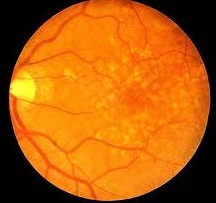
%> input picture 1.jpg, 216 x 203 px
$ octave mainm.m   (GNU Octave 9; MATLAB toolbox functions it lacks are replaced by stand-ins)
%> lines starting %> are read from the running program, lines starting %| are printed output that depends on the picture; in (x1, y1, x2, y2) boxes, pixels count from 0 and x2, y2 are one past the last pixel; in counts of white or black regions, pixels touching at a corner belong together; the program's own positions count from 1
### sift.m

function [imgtemp5, Map]=sift(img)
[~,~,ColorChannel] = size(img);
if ColorChannel > 1
    img = rgb2gray(img);
end
img = double(img)/255;
ScaleSpaceNum = 3; % number of scale space intervals
SigmaOrigin = 2^0.5; % default sigma
ScaleFactor = 2^(1/ScaleSpaceNum);
StackNum = ScaleSpaceNum + 3; % number of stacks = number of scale space intervals + 3
OctaveNum = 3;
GaussianFilterSize = 21;
OctaveImage = {OctaveNum,StackNum}; % save the Gaussian-filtered results of image
OctaveImageDiff = {OctaveNum,StackNum-1}; % save the Difference of Gaussian-filtered results of image


% Gaussian Convolution of Images in Each Octave
ImgOctave = cell(OctaveNum,1);
for Octave = 1:OctaveNum
    Sigma = SigmaOrigin * 2^(Octave-1); % when up to a new octave, double the sigma
    ImgOctave{Octave} = imresize(img, 2^(-(Octave-1)));
    for s = 1:StackNum
        SigmaScale = Sigma * ScaleFactor^(s-2);
        % calculate Guassian kernel
        GaussianFilter = fspecial('gaussian',[GaussianFilterSize,GaussianFilterSize],SigmaScale);
        % do convolution with Gassian kernel
        OctaveImage{Octave,s} = imfilter(ImgOctave{Octave}, GaussianFilter,'symmetric');
    end
end
% calculate difference of Gaussian (in original paper eq.1)
for Octave = 1:OctaveNum
    for s = 1:StackNum-1
        OctaveImageDiff{Octave,s} = OctaveImage{Octave,s+1} - OctaveImage{Octave,s};
    end
end
% Find the local minima and maxima between stacks
DiffMinMaxMap = cell(OctaveNum,StackNum-3);
for Octave = 1:OctaveNum
    for s = 2:size(OctaveImageDiff,2)-1
        CompareDiffImg = zeros(size(OctaveImage{Octave,1},1)-2,size(OctaveImage{Octave,1},2)-2,27);
        indx = 0; % 3rd dimension indx for CompareDiffImg
        for s2 = s-1:s+1
            for k = 1:9
                [i,j] = ind2sub([3,3],k);
                CompareDiffImg(:,:,indx+k) = OctaveImageDiff{Octave,s2}(i:end-3+i,j:end-3+j);
            end
            indx = indx + 9;
        end
        [~,MinMap] = min(CompareDiffImg,[],3);
        MinMap = (MinMap == 14);
        [~,MaxMap] = max(CompareDiffImg,[],3);
        MaxMap = (MaxMap == 14);
        DiffMinMaxMap{Octave,s-1} = MinMap + MaxMap; % the center indx is 9 + 5 = 14
    end
end

% Accurate keypoint localization
UnstableExtremaThreshold = 0.03; % set the threshold as 0.03 (the same as the original paper)
DiffMinMaxMapAccurate = DiffMinMaxMap;
for Octave = 1:OctaveNum
    Sigma = SigmaOrigin * 2^(Octave-1);
    for DiffMinMaxMapIndx = 1:size(DiffMinMaxMap,2)
        Map = DiffMinMaxMap{Octave,DiffMinMaxMapIndx};
        SSCindx = find(Map); % Scale-Space-Corner Index
        if isempty(SSCindx)
            continue;
        end
        for ssc = 1:length(SSCindx)
            [Row,Col] = ind2sub([size(Map,1),size(Map,2)], SSCindx(ssc));
            if (Row <= 1) || (Row >= size(Map,1)) || (Col <= 1) || (Col >= size(Map,2))
                DiffMinMaxMapAccurate{Octave,DiffMinMaxMapIndx}(Row,Col) = 0; % discard out of matrix boundary
                continue;
            end
            RowDiff = OctaveImageDiff{Octave,DiffMinMaxMapIndx+1}(Row+1,Col) - OctaveImageDiff{Octave,DiffMinMaxMapIndx+1}(Row-1,Col);
            ColDiff = OctaveImageDiff{Octave,DiffMinMaxMapIndx+1}(Row,Col+1) - OctaveImageDiff{Octave,DiffMinMaxMapIndx+1}(Row,Col-1);
            ScaleDiff = OctaveImageDiff{Octave,DiffMinMaxMapIndx+2}(Row,Col) - OctaveImageDiff{Octave,DiffMinMaxMapIndx}(Row,Col);
            offset = [2; 2; Sigma * ScaleFactor^(DiffMinMaxMapIndx) - Sigma * ScaleFactor^(DiffMinMaxMapIndx-2)];
            DxHat = OctaveImageDiff{Octave,DiffMinMaxMapIndx+1}(Row,Col) + 0.5 * ([RowDiff,ColDiff,ScaleDiff] * offset);
            if abs(DxHat) < UnstableExtremaThreshold
                DiffMinMaxMapAccurate{Octave,DiffMinMaxMapIndx}(Row,Col) = 0; % discard unstable extrema
            end
        end
    end
end
% Eliminating edge responses
gamma = 10; % set the threshold gamma as 10 (the same as the original paper)
DetermineThreshold = (gamma + 1)^2 / gamma;
DiffMinMaxMapNoEdge = DiffMinMaxMapAccurate;
for Octave = 1:OctaveNum
    for DiffMinMaxMapIndx = 1:size(DiffMinMaxMap,2)
        Map = DiffMinMaxMapAccurate{Octave,DiffMinMaxMapIndx};
        SSCindx = find(Map); % Scale-Space-Corner Index
        if isempty(SSCindx)
            continue;
        end
        for ssc = 1:length(SSCindx)
            [Row,Col] = ind2sub([size(Map,1),size(Map,2)], SSCindx(ssc));
            if (Row <= 1) || (Row >= size(Map,1)) || (Col <= 1) || (Col >= size(Map,2))
                DiffMinMaxMapNoEdge{Octave,DiffMinMaxMapIndx}(Row,Col) = 0; % discard out of matrix boundary
                continue;
            end
            Dyy = OctaveImageDiff{Octave,DiffMinMaxMapIndx+1}(Row+1,Col) - 2*OctaveImageDiff{Octave,DiffMinMaxMapIndx+1}(Row,Col) + OctaveImageDiff{Octave,DiffMinMaxMapIndx+1}(Row-1,Col);
            Dxx = OctaveImageDiff{Octave,DiffMinMaxMapIndx+1}(Row,Col+1) - 2*OctaveImageDiff{Octave,DiffMinMaxMapIndx+1}(Row,Col) + OctaveImageDiff{Octave,DiffMinMaxMapIndx+1}(Row,Col-1);
            Dxy = OctaveImageDiff{Octave,DiffMinMaxMapIndx+1}(Row-1,Col+1) - OctaveImageDiff{Octave,DiffMinMaxMapIndx+1}(Row-1,Col-1) - OctaveImageDiff{Octave,DiffMinMaxMapIndx+1}(Row+1,Col+1) + OctaveImageDiff{Octave,DiffMinMaxMapIndx+1}(Row+1,Col-1);
            TrH = Dxx + Dyy;
            DetH = Dxx*Dyy - Dxy^2;
            if ((TrH^2 / DetH) >= DetermineThreshold)
                DiffMinMaxMapNoEdge{Octave,DiffMinMaxMapIndx}(Row,Col) = 0; % discard unstable extrema
            end
        end
    end
end

DominantOrientation = cell(size(DiffMinMaxMap));
SIFT = cell(size(DiffMinMaxMap));
for Octave = 1:OctaveNum
    Sigma = SigmaOrigin * 2^(Octave-1); % when up to a new octave, double the sigma
    for DiffMinMaxMapIndx = 1:size(DiffMinMaxMap,2)
        stack = DiffMinMaxMapIndx+1;
        SigmaScale = Sigma * ScaleFactor^(stack-2);
        GaussianSmoothedImage = OctaveImage{Octave,stack};
        Map = DiffMinMaxMapNoEdge{Octave,DiffMinMaxMapIndx};
        SSCindx = find(Map); % Scale-Space-Corner Index
        if isempty(SSCindx)
            continue;
        end
        DomOri = zeros(length(SSCindx),2,36); % first column is for sita, second column is for magnitude
        sift = zeros(length(SSCindx),128,36);
        for ssc = 1:length(SSCindx)
            [Row,Col] = ind2sub([size(Map,1),size(Map,2)], SSCindx(ssc));
            Row = Row+1; Col = Col+1; % offset = [1,1];
            if (Row <= 10) || (Row >= size(GaussianSmoothedImage,1)-8) || (Col <= 10) || (Col >= size(GaussianSmoothedImage,2)-8)
                % skip if out of boundary
                continue;
            end
            % magnitude and sita of sample points in the patch
            mag = ((GaussianSmoothedImage(Row-8:Row+7,Col-7:Col+8) - GaussianSmoothedImage(Row-8:Row+7,Col-9:Col+6)).^2 + (GaussianSmoothedImage(Row-7:Row+8,Col-8:Col+7) - GaussianSmoothedImage(Row-9:Row+6,Col-8:Col+7)).^2).^0.5;
            sita = atan2((GaussianSmoothedImage(Row-7:Row+8,Col-8:Col+7) - GaussianSmoothedImage(Row-9:Row+6,Col-8:Col+7)),(GaussianSmoothedImage(Row-8:Row+7,Col-7:Col+8) - GaussianSmoothedImage(Row-8:Row+7,Col-9:Col+6)));
            sita = mod(sita + 2*pi, 2*pi); % the range of atan2 function is -pi~pi, map it to 0~2*pi
            % Dominant orientation calculation
            GaussianFilter = fspecial('gaussian',[9,9],1.5*SigmaScale);
            Dmag = mag(5:13,5:13).* GaussianFilter; % magnitude is weighted by gaussian filter
            sitaquantize = mod(sita(5:13,5:13) + pi/36,2*pi);
            sitaquantize = floor(sitaquantize / (2*pi/36));
            sitabin = zeros(36,1);
            for patchindx = 1:9^2
                sitabin(sitaquantize(patchindx)+1) = sitabin(sitaquantize(patchindx)+1) + Dmag(patchindx);
            end
            maxsitabin = max(sitabin);
            DominantOriBin = find((sitabin / maxsitabin) >= 0.8); % duplicate the feature when non-maximum magnitude of orientation is also big
            DominantOriSita = (DominantOriBin-1)*(2*pi/36);
            DomOri(ssc,1,1:length(DominantOriSita)) = DominantOriSita;
            DomOri(ssc,2,1:length(DominantOriSita)) = sitabin((sitabin / maxsitabin) >= 0.8);
            % SIFT feature calculation
            for DomOriIndx = 1:length(DominantOriSita)
                GaussianFilter = fspecial('gaussian',[16,16],8);
                Smag = mag.* GaussianFilter;
                sitaquantize = mod(sita - DominantOriSita(DomOriIndx) + pi/8 + 2*pi,2*pi);
                sitaquantize = floor(sitaquantize / (2*pi/8));
                sitabin = zeros(8,4,4);
                for patchindx = 1:16^2
                    [row,col] = ind2sub([16,16], patchindx);
                    row = floor((row-1)/4)+1;
                    col = floor((col-1)/4)+1;
                    sitabin(sitaquantize(patchindx)+1,row,col) = sitabin(sitaquantize(patchindx)+1,row,col) + Smag(patchindx);
                end
                sitabin = bsxfun(@times,sitabin,sum(sitabin.^2,1).^(-0.5)); % normalize the vector
                sitabin(sitabin > 0.2) = 0.2; % threshold the maximum value as 0.2
                sitabin = bsxfun(@times,sitabin,sum(sitabin.^2,1).^(-0.5)); % renormalize
                sift(ssc,:,DomOriIndx) = sitabin(:);
            end
        end
        DominantOrientation{Octave,DiffMinMaxMapIndx} = DomOri;
        SIFT{Octave,DiffMinMaxMapIndx} = sift;
    end
end

imgtemp4 = img*0.5;
figure,imshow(uint8(imgtemp4*255));
for i = 1:3
for j = 1:3
for k = 1:2
if isempty(DominantOrientation{i,j})
continue
end
DomOri = DominantOrientation{i,j}(:,:,k);
DOx = cos(DomOri(:,1)).*DomOri(:,2)*200;
DOy = sin(DomOri(:,1)).*DomOri(:,2)*200;
Map = DiffMinMaxMapNoEdge{i,j};
SSCindx = find(Map); % Scale-Space-Corner Index
for ssc = 1:length(SSCindx)
    hold on;
    [Row,Col] = ind2sub([size(Map,1),size(Map,2)], SSCindx(ssc));
    Row = Row*2^(i-1)+1; Col = Col*2^(i-1)+1; % offset = [1,1];
    if (Row > size(img,1)) || (Col > size(img,2))
        continue
    end
    quiver(Col,Row,DOx(ssc),DOy(ssc),'r')
end
end
end
end
hold off;
%
imgtemp5 = img*0.5;
for i = 1:3
for j = 1:3
for k = 1:2
if isempty(DominantOrientation{i,j})
continue
end
Map = DiffMinMaxMapNoEdge{i,j};
SSCindx = find(Map); % Scale-Space-Corner Index
for ssc = 1:length(SSCindx)
    [Row,Col] = ind2sub([size(Map,1),size(Map,2)], SSCindx(ssc));
    Row = Row*2^(i-1)+1; Col = Col*2^(i-1)+1; % offset = [1,1];
    if (Row > size(img,1)) || (Col > size(img,2))
        continue
    end
    imgtemp5(Row,Col) = 1;
end
end
end
end
figure,imshow(uint8(imgtemp5*255));
end

### mainm.m

clc
clear all
close all

%Image Acquisition
[aa bb]=uigetfile('.jpg');
%> the answer given: 1.jpg
I=imread([bb aa]);
%> I is the input picture: size 203x216x3 uint8; mean R, G, B 179.3, 94.3, 10.6
figure,imshow(I);
title('Input Image');

%Pre processing
I1=imresize(I,[256,256]);
figure,imshow(I1);
title('resized Image');

%ADDING NOISE
In=imnoise(I1,'salt & pepper');
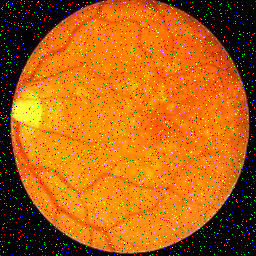
%> In: size 256x256x3 uint8; mean R, G, B 176.7, 96, 16.6
figure,imshow(In),title('salt&peper')

%NOISE REMOVAL
J=In;
winsz=3;
[s1, s2]=size(In);
%> s1 = 256; s2 = 768
sz=min([s1 s2]);
%> sz = 256
p=(winsz-1)/2;
if size(J,3)>1
for mnpk=1:3
    ipnoise=J(:,:,mnpk);
medop=padarray(ipnoise,[p p]);
for i=1+p:sz+p
    for j=1+p:sz+p
        submed=medop(i-p:i+p,j-p:j+p);
        medop(i,j)=median(submed(1:9));
    end
    end

medop=medop(1+p:sz+p,1+p:sz+p);
 op1(:,:,mnpk)=medop;
end
%> this loop made 3 passes
%> pass 1, `ipnoise=J(:,:,mnpk);`:
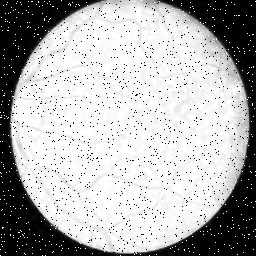
%> ipnoise: size 256x256 uint8; min 0, max 255, mean 176.7
%> after the loop:
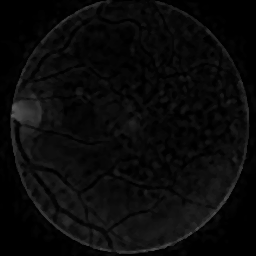
%> medop: size 256x256 uint8; min 0, max 89, mean 10.1
else
   ipnoise=J;
medop=padarray(ipnoise,[p p]);
for i=1+p:sz+p
    for j=1+p:sz+p
        submed=medop(i-p:i+p,j-p:j+p);
        medop(i,j)=median(submed(1:9));
    end
    end

medop=medop(1+p:sz+p,1+p:sz+p);
 op1=medop;
end
figure,imshow(op1);
title('Noise Removal');

%Scale Invarient Feature Transformation
%Ig=rgb2gray(I1);
Iad=adapthisteq(I1(:,:,2));
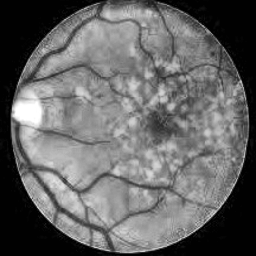
%> Iad: size 256x256 uint8; min 0, max 255, mean 101.5
figure,imshow(Iad);
title('Contrast Enhanced Image');
[feature, M]=sift(Iad);
%> after the loop in sift, `for Octave = 1:OctaveNum`: ImgOctave = 3 items; OctaveImage = 18 items
%> after the loop in sift, `for Octave = 1:OctaveNum`: OctaveImageDiff = 15 items
%> after the loop in sift, `for Octave = 1:OctaveNum`: DiffMinMaxMap = 9 items
%> in sift, `DominantOrientation = cell(size(DiffMinMaxMap));`: DominantOrientation = {[], [], [], [], [], [], [], [], []}
%> after the loop in sift, `for Octave = 1:OctaveNum`: DominantOrientation = 9 items
%> after the loop in sift, `for i = 1:3`:
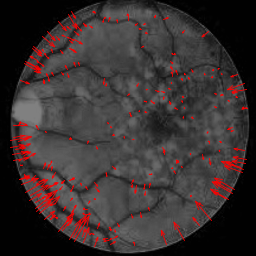
%> figure redrawn from the program's plot data
%> after the loop in sift, `for i = 1:3`:
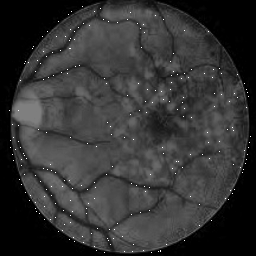
%> imgtemp5: size 256x256 double; min 0, max 1, mean 0.202
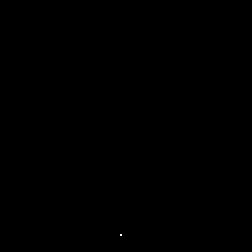
%> M: size 126x126 double (shown 2 times larger); values 0 (black) and 1 (white), 0.01% white in thin lines or dots, all inside (x1, y1, x2, y2) = (60, 117, 61, 118)

%Blood Vessel Extraction
dim = ndims(Iad);
%> dim = 2
if(dim == 3)
    %Input is a color image
    Iad = rgb2gray(Iad);
end

%Mask-based Blood Vessels Extraction with global image threshold
B = imresize(I, [256 256]);
% Read image
im = im2double(B);
% Convert RGB to Gray via PCA
cform = makecform('srgb2lab');
        lab = applycform(im, cform);
%> lab: size 256x256x3 double; mean of channels 1, 2, 3 48.8, 30.1, 51.8
f = 0;
wlab = reshape(bsxfun(@times,cat(3,1-f,f/2,f/2),lab),[],3);
[C,S] = pca(wlab);
%> C = [1; 0; 0]
%> (the run ends here)
